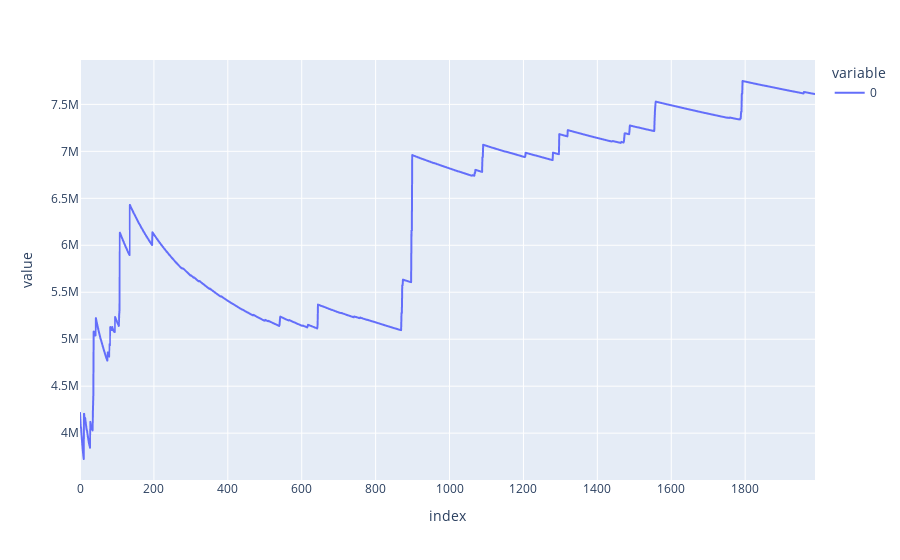

This figure's notebook cell:
### Code cell
px.line(develop)

### Figure 1 — Plotly figure (JSON) as saved in the notebook; plotly's stock layout.template omitted (floating-point values rounded to 4 significant figures; data arrays with more than 128 entries replaced by an {"elided": "..."} marker saying what was removed)
{"data": [{"hovertemplate": "variable=0<br>index=%{x}<br>value=%{y}<extra></extra>", "legendgroup": "0", "line": {"color": "#636efa", "dash": "solid"}, "marker": {"symbol": "circle"}, "mode": "lines", "name": "0", "showlegend": true, "type": "scattergl", "x": {"elided": "1990 int values"}, "xaxis": "x", "y": {"elided": "1990 float values"}, "yaxis": "y"}], "layout": {"legend": {"title": {"text": "variable"}, "tracegroupgap": 0}, "margin": {"t": 60}, "xaxis": {"anchor": "y", "domain": [0, 1], "title": {"text": "index"}}, "yaxis": {"anchor": "x", "domain": [0, 1], "title": {"text": "value"}}}}
